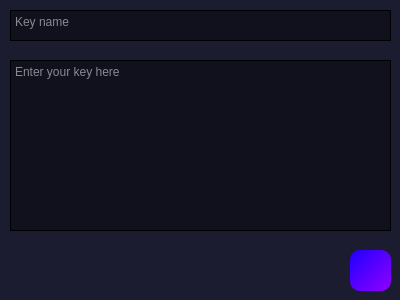
<?xml version="1.0" encoding="UTF-8"?>
<ui version="4.0">
 <class>Form</class>
 <widget class="QWidget" name="Form">
  <property name="geometry">
   <rect>
    <x>0</x>
    <y>0</y>
    <width>400</width>
    <height>300</height>
   </rect>
  </property>
  <property name="windowTitle">
   <string>Form</string>
  </property>
  <property name="styleSheet">
   <string notr="true">background-color: qlineargradient(spread:pad, x1:0, y1:0, x2:1, y2:1, stop:0 rgba(28, 28, 49, 255))</string>
  </property>
  <widget class="QPlainTextEdit" name="txtkey">
   <property name="geometry">
    <rect>
     <x>10</x>
     <y>60</y>
     <width>381</width>
     <height>171</height>
    </rect>
   </property>
   <property name="styleSheet">
    <string notr="true">background-color: qlineargradient(spread:pad, x1:0, y1:0, x2:1, y2:1, stop:0 rgba(0, 0, 0, 98));
color:white;</string>
   </property>
   <property name="placeholderText">
    <string>Enter your key here</string>
   </property>
  </widget>
  <widget class="QPushButton" name="btnSave">
   <property name="geometry">
    <rect>
     <x>350</x>
     <y>250</y>
     <width>41</width>
     <height>41</height>
    </rect>
   </property>
   <property name="cursor">
    <cursorShape>PointingHandCursor</cursorShape>
   </property>
   <property name="styleSheet">
    <string notr="true">background-color: qlineargradient(spread:pad, x1:0, y1:0, x2:1, y2:1, stop:0 rgba(30, 0, 255, 255), stop:1 rgba(145, 0, 255, 255));
border:none;
border-radius:10px;
border-width: thin;</string>
   </property>
   <property name="text">
    <string/>
   </property>
   <property name="icon">
    <iconset theme="media-floppy">
     <normaloff>.</normaloff>.</iconset>
   </property>
  </widget>
  <widget class="QPlainTextEdit" name="txtKeyName">
   <property name="geometry">
    <rect>
     <x>10</x>
     <y>10</y>
     <width>381</width>
     <height>31</height>
    </rect>
   </property>
   <property name="styleSheet">
    <string notr="true">background-color: qlineargradient(spread:pad, x1:0, y1:0, x2:1, y2:1, stop:0 rgba(0, 0, 0, 98));
color:white;</string>
   </property>
   <property name="placeholderText">
    <string>Key name</string>
   </property>
  </widget>
 </widget>
 <resources/>
 <connections/>
</ui>
